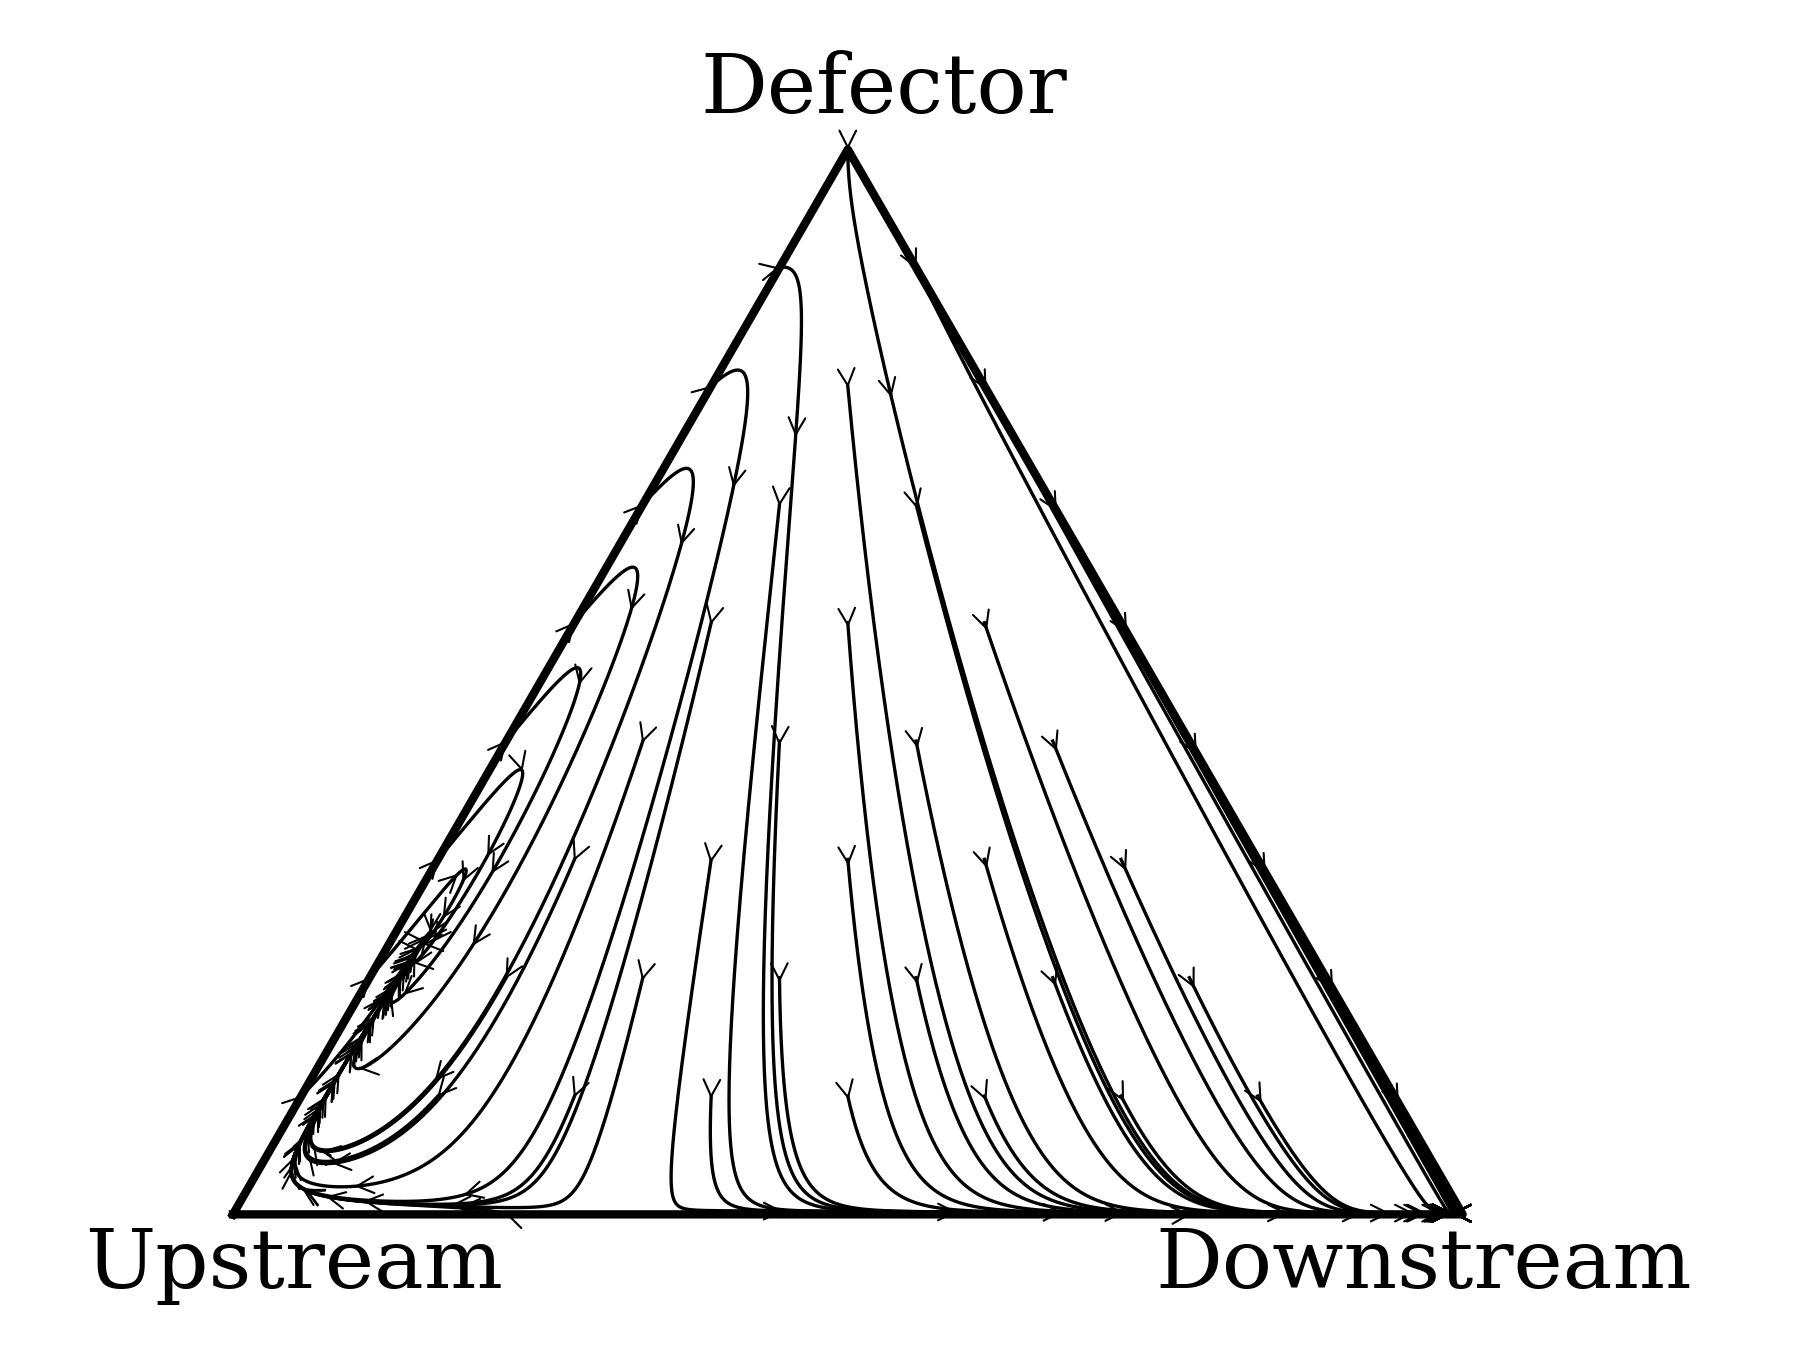

The script that saved this image:
import numpy as np
import matplotlib.pyplot as plt
from scipy.integrate import solve_ivp
from matplotlib.patches import FancyArrowPatch

plt.rcParams['font.family'] = 'serif'
plt.rcParams['font.serif'] = ['Times New Roman', 'Times', 'DejaVu Serif']
# -------------------------------------------------------
# Parameters (edit according to region in the voxel plot)
# -------------------------------------------------------
b = 1
c = 0.1
h = 0.2
g_u = 0.8
g_d = 1.0

A = np.array([
    [h*(b-c), g_u*b - h*c, -c*h],
    [b*h - g_u*c, g_d*(b-c), 0],
    [h*b, 0, 0]
])

mu = 0.001


def replicator_additive(t, x):
    f = A @ x
    phi = x @ f
    n = len(x)

    return x * (f - phi) + mu * (1 - 3 * x)


#-------------------------------------------------
#convert berrycentric to cartesian coordinate (2d)
# ------------------------------------------------

V1 = np.array([0, 0])
V2 = np.array([1, 0])
V3 = np.array([0.5, np.sqrt(3)/2])

def bary_to_cartesian(x):
    return x[0]*V1 + x[1]*V2 + x[2]*V3

# -------------------------------
# Ploting
# -------------------------------
fig, ax = plt.subplots(figsize=(6,4.5))

triangle = np.array([V1, V2, V3, V1])
ax.plot(triangle[:,0], triangle[:,1], 'k',linewidth=2 )

resolution = 10
T = 300


for x1 in np.linspace(0.00, 1.0, resolution):
    for x2 in np.linspace(0.0, 1.0, resolution):
        if x1 + x2 < 1.0:

            x0 = np.array([x1, x2, 1-x1-x2])

            sol = solve_ivp(replicator_additive, [0, T], x0, max_step=0.1)

            traj = np.array([bary_to_cartesian(sol.y[:,i]) for i in range(sol.y.shape[1])])

            # ---- Plot trajectory (same color)
            ax.plot(traj[:,0], traj[:,1], color='black', linewidth=0.8)

            # ---- Add small arrows along trajectory
            arrow_spacing = 500  # larger = fewer arrows

            for k in range(0, len(traj)-1, arrow_spacing):
                arrow = FancyArrowPatch((traj[k,0], traj[k,1]),
                        (traj[k+1,0], traj[k+1,1]),
                        arrowstyle='->',
                        mutation_scale=10,
                        linewidth=0.5,
                        color='black')
                ax.add_patch(arrow)

# Vertex labels
ax.text(V1[0]-0.12, V1[1]-0.06, "Upstream",fontsize=20)
ax.text(V2[0]-0.25, V2[1]-0.06, "Downstream",fontsize=20)
ax.text(V3[0]-0.12, V3[1]+0.03, "Defector",fontsize=20)

ax.set_aspect('equal')
ax.axis('off')
plt.tight_layout()
plt.savefig('phase_diagram.png', dpi=300)
plt.show()
